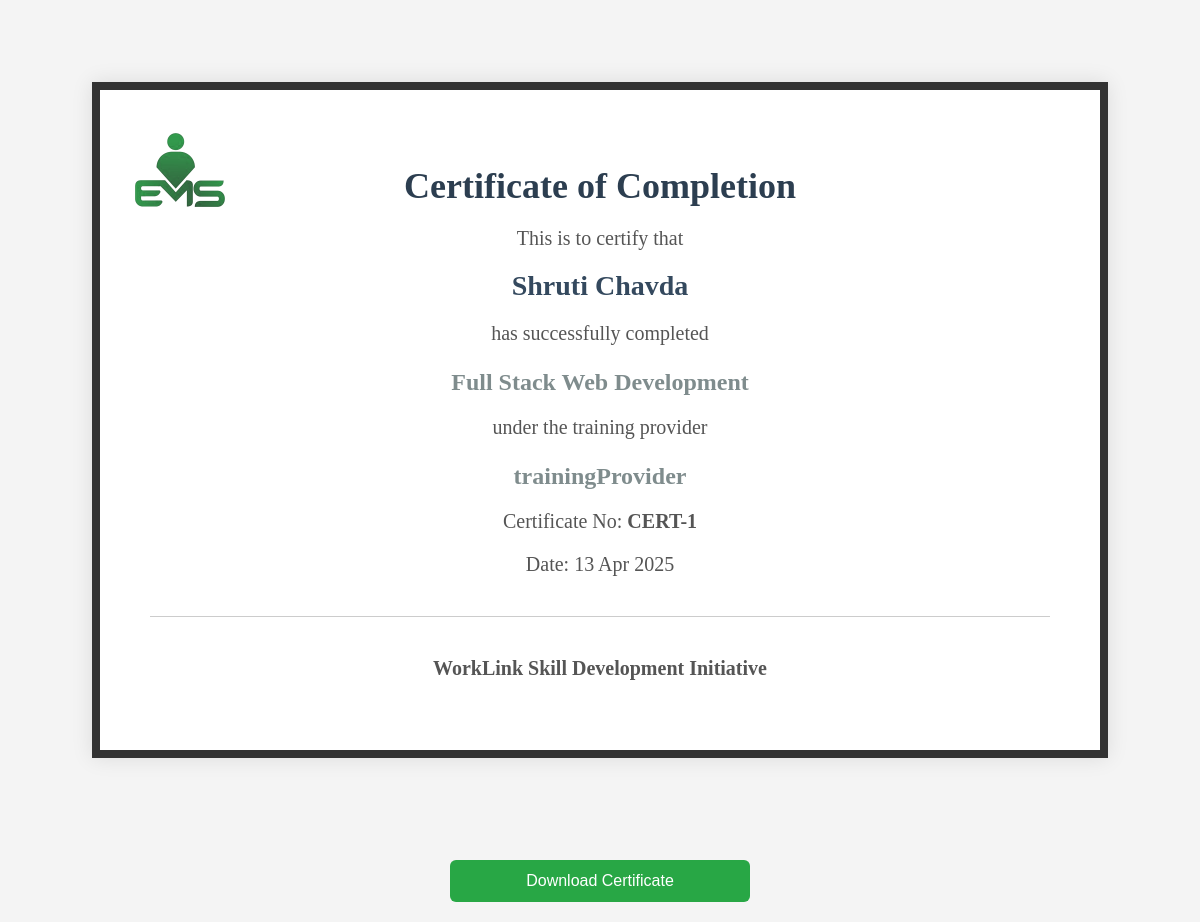
Page /trainingProvider/certificate_preview.php?id=1 (signed in) on the committed database.
### tables this page shows
CREATE TABLE `certificates` (
  `id` int(11) NOT NULL,
  `provider_id` int(11) NOT NULL,
  `user_id` int(11) NOT NULL,
  `training_program_id` int(11) NOT NULL,
  `issue_date` timestamp NOT NULL DEFAULT current_timestamp(),
  `certificate_number` varchar(255) DEFAULT NULL,
  `status` text DEFAULT 'Pending'
);

CREATE TABLE `users` (
  `id` int(11) NOT NULL,
  `user_type` enum('jobSeeker','employer','trainingProvider','governmentOfficial','admin') NOT NULL,
  `full_name` varchar(255) NOT NULL,
  `user_name` varchar(200) NOT NULL,
  `email` varchar(255) NOT NULL,
  `gender` varchar(100) NOT NULL,
  `phone` varchar(15) NOT NULL,
  `birthday` date DEFAULT NULL,
  `pic` varchar(50) DEFAULT 'undraw_profile.jpg',
  `password` varchar(255) NOT NULL,
  `status` varchar(255) DEFAULT 'inactive',
  `token` varchar(255) NOT NULL
);

CREATE TABLE `training_programs` (
  `id` int(11) NOT NULL,
  `provider_id` int(11) DEFAULT NULL,
  `training_provider_id` int(11) NOT NULL,
  `enrollment_count` int(11) DEFAULT NULL,
  `course_name` varchar(255) NOT NULL,
  `description` text NOT NULL,
  `duration` int(11) NOT NULL,
  `status` text NOT NULL DEFAULT 'Pending',
  `created_at` timestamp NOT NULL DEFAULT current_timestamp(),
  `category` varchar(100) DEFAULT NULL,
  `completion_rate` decimal(5,2) DEFAULT 0.00,
  `updated_at` datetime DEFAULT current_timestamp() ON UPDATE current_timestamp()
);

### trainingProvider/certificate_preview.php (the view, shortened to what this page needs)
<?php
include('connection.php');
$id = $_GET['id'];
$sql = "SELECT c.*, u.full_name, p.course_name
        FROM certificates c
        JOIN users u ON c.user_id = u.id
        JOIN training_programs p ON c.training_program_id = p.id
        WHERE c.id = '$id'";
$res = mysqli_query($con, $sql);
$data = mysqli_fetch_assoc($res);
$provider_name = isset($_SESSION['fullname']) ? $_SESSION['fullname'] : 'Training Provider';
?>
<!DOCTYPE html>
<html>
<head>
</head>
<body>
    <div class="cert-container">
        <div class="cert" id="certificate">
            <img src="img/favicon.png" class="logo" alt="WorkLink Logo">
            <h1>Certificate of Completion</h1>
            <p>This is to certify that</p>
            <h2><?= $data['full_name'] ?></h2>
            <p>has successfully completed</p>
            <h3><?= $data['course_name'] ?></h3>
            <p>under the training provider</p>
            <h3><?= $provider_name ?></h3>
            <p>Certificate No: <strong><?= $data['certificate_number'] ?></strong></p>
            <p>Date: <?= date('d M Y', strtotime($data['issue_date'])) ?></p>
            <div class="footer">
                <p><strong>WorkLink Skill Development Initiative</strong></p>
            </div>
        </div>
    </div>
    <div class="btn-download">
        <button onclick="downloadPDF()">Download Certificate</button>
    </div>
</body>
</html>

### trainingProvider/certificate_preview.php (style rules this page uses)
body { font-family: 'Georgia', serif; background: #f4f4f4; margin: 0; padding: 0; }
.cert-container { padding: 20px; display: flex; justify-content: center; align-items: center; min-height: 100vh; }
.cert { background: #fff; padding: 50px; border: 8px solid #333; width: 100%; max-width: 900px; box-shadow: 0 0 20px rgba(0, 0, 0, 0.1); position: relative; text-align: center; page-break-after: always; }
.cert h1 { font-size: 36px; margin-bottom: 10px; color: #2c3e50; }
.cert h2 { font-size: 28px; margin: 20px 0; color: #34495e; }
.cert h3 { font-size: 24px; color: #7f8c8d; margin-bottom: 20px; }
.cert p { font-size: 20px; color: #555; }
.cert .footer { margin-top: 40px; text-align: center; border-top: 1px solid #ccc; padding-top: 20px; }
.cert .logo { position: absolute; top: 30px; left: 30px; width: 100px; }
.btn-download { display: flex; justify-content: center; padding: 20px; flex-wrap: wrap; }
.btn-download button { background: #28a745; border: none; padding: 12px 20px; color: white; font-size: 16px; border-radius: 6px; cursor: pointer; transition: background 0.3s ease; width: 100%; max-width: 300px; }

### rows in the picture
certificates: user.full_name "Shruti Chavda", training_program.course_name "Full Stack Web Development", certificate_number "CERT-1", issue_date "13 Apr 2025"

### other values in the picture
$provider_name "trainingProvider"
